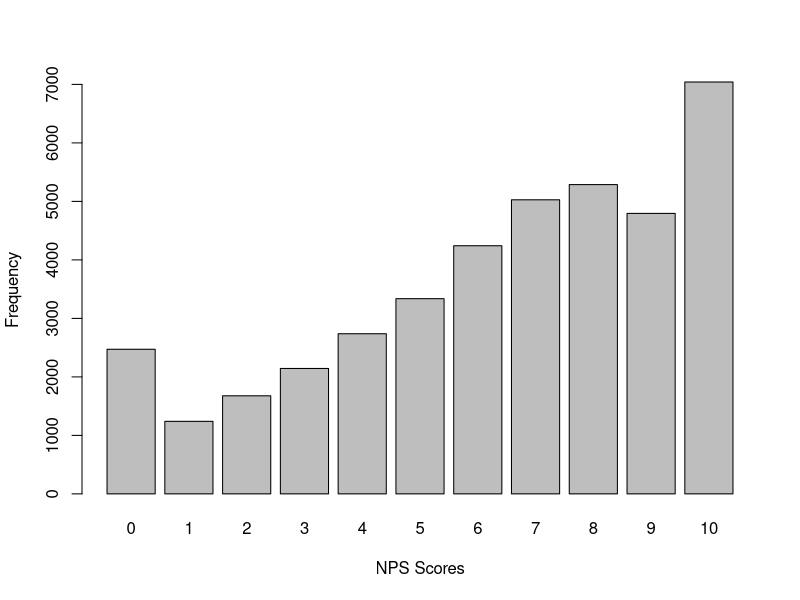
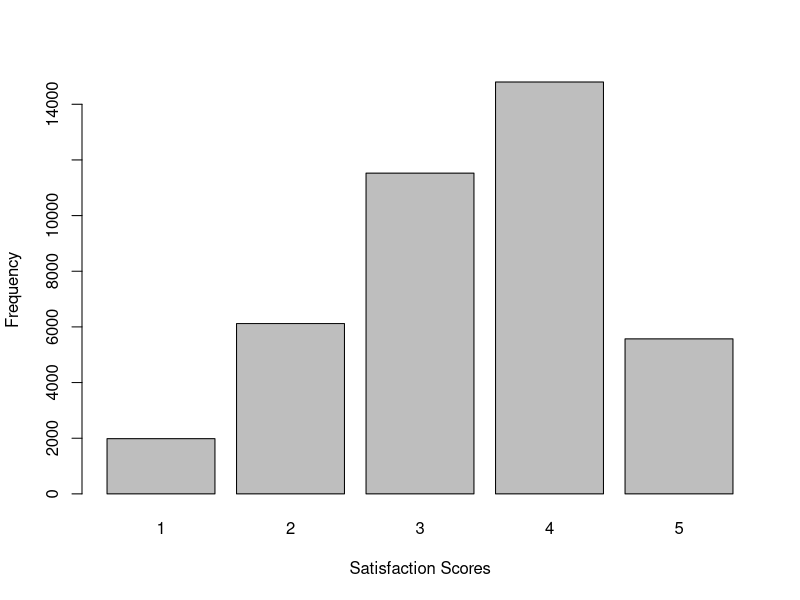

R code for these plots, in order: (Note: this script raises an error after producing the figures.)
## ---- chunk 1
# Data handling
library(dplyr)       # Data manipulation

# Visualization
library(ggplot2)     # General plotting

# Statistical analysis
library(psych)       # Descriptive statistics
library(car)         # VIF and regression diagnostics
## ---- chunk 2

# Set seed for reproducibility
set.seed(1000)

# Define dataset size 
data.n <- 40000  # Large enough to allow subgroup analysis despite unbalanced category probabilities

# Initialize dataframe with IDs
data <- data.frame(id = factor(1:data.n))


# ------ 1. Demographic Information and Contextual Variables

# Simulate age with a log-normal distribution, capped between 15 and 90
data$age <- round(rlnorm(n = data.n, meanlog = log(40), sdlog = log(1.4)))
data$age[data$age > 90] <- 90
data$age[data$age < 15] <- 15

# Simulate gender
data$gender <- factor(sample(c("man", "woman"),
                             prob = c(0.5, 0.5),
                             replace = TRUE, size = data.n))

# Simulate reason for contacting
data$reason <- factor(sample(c("incorrect_item", "delay", "status", "cancellation", "other"),
                             prob = c(0.20, 0.30, 0.20, 0.10, 0.20),
                             replace = TRUE, size = data.n))

# Simulate contact method
data$method <- factor(sample(c("chat", "web_form", "email", "phone"),
                             prob = c(0.40, 0.10, 0.15, 0.35),
                             replace = TRUE, size = data.n))

# Simulate country (two fictional countries for anonymity)
data$country <- factor(sample(c("Drinkland", "Eatland"),
                              prob = c(0.5, 0.5),
                              replace = TRUE, size = data.n))



# ------ 3. Customer Complaints

## Complaints about connection issues
# Base probability of a connection complaint: 10%
prob_connection <- rep(0.10, data.n)
# In Drinkland, probability is doubled
prob_connection[data$country == "Drinkland"] <- prob_connection[data$country == "Drinkland"] * 2
# Ensure probability values remain within [0, 1]
prob_connection [prob_connection > 1] <- 1
prob_connection [prob_connection < 0] <- 0
# Generate binary variable based on probabilities
data$complain.connect <- rbinom(n = data.n, size = 1, prob = prob_connection)
# Check distribution across countries
with(data, prop.table(table(complain.connect, country), margin = 2))


## Complaints about slow response
# Base probability of a slow response complaint: 5%
prob_slow_response <- rep(0.05, data.n)
# Email contacts: 6x higher likelihood
prob_slow_response[data$method == "email"] <- prob_slow_response[data$method == "email"] * 6
# Chat and web_form: 3x higher likelihood
prob_slow_response[data$method %in% c("chat", "web_form")] <- prob_slow_response[data$method %in% c("chat", "web_form")] * 3
# Ensure probability values remain within [0, 1]
prob_slow_response [prob_slow_response > 1] <- 1
prob_slow_response [prob_slow_response < 0] <- 0
# Generate binary variable
data$complain.sp.respond <- rbinom(n = data.n, size = 1, prob = prob_slow_response)
# Check distribution across contact methods
with(data, prop.table(table(complain.sp.respond, method), margin = 2))


## Complaints about slow resolution
# Base probability of a slow resolution complaint: 10%
prob_slow_resolution <- rep(0.10, data.n)
# If contact is via chat and reason is incorrect_item → 5x higher likelihood
is_chat_incorrect <- data$method == "chat" & data$reason == "incorrect_item"
prob_slow_resolution[is_chat_incorrect] <- prob_slow_resolution[is_chat_incorrect] * 5
# Ensure probability values remain within [0, 1]
prob_slow_resolution [prob_slow_resolution > 1] <- 1
prob_slow_resolution [prob_slow_resolution < 0] <- 0
# Generate binary variable
data$complain.sp.solve <- rbinom(n = data.n, size = 1, prob = prob_slow_resolution)
# Check distribution by reason and method
with(data, prop.table(table(complain.sp.solve, reason, method), margin = c(2, 3)))


## Complaints about having to repeat information
# Base probability of a repetition complaint: 2%
prob_repeat_info <- rep(0.02, data.n)
# If contact reason is cancellation → 10x higher likelihood
prob_repeat_info[data$reason == "cancellation"] <- prob_repeat_info[data$reason == "cancellation"] * 10
# Ensure probability values remain within [0, 1]
prob_repeat_info [prob_repeat_info > 1] <- 1
prob_repeat_info [prob_repeat_info < 0] <- 0
# Generate binary variable
data$complain.repeat <- rbinom(n = data.n, size = 1, prob = prob_repeat_info)
# Check distribution across contact reasons
with(data, prop.table(table(complain.repeat, reason), margin = 2))


## Other types of complaints (uniform distribution)
# Constant probability of 20% for other unspecified complaints
data$complain.other <- rbinom(n = data.n, size = 1, prob = 0.20)
# Check distribution
with(data, prop.table(table(complain.other)))


# ------ 3. NPS scores

# Simulate base NPS scores assuming no complaints (mean = 9, sd = 2)
data$nps.score <- rnorm(data.n, mean = 9, sd = 2)

# Apply fixed penalties based on complaints
# -3 for connection issues
# -4 for slow response
# -6 for slow resolution
# -2 for repeated information
# -1 for other complaints
data$nps.score <- data$nps.score -
  3 * data$complain.connect -
  4 * data$complain.sp.respond -
  6 * data$complain.sp.solve -
  2 * data$complain.repeat -
  1 * data$complain.other 

# Ensure scores stay within the 0–10 range
data$nps.score[data$nps.score < 0] <- 0
data$nps.score[data$nps.score > 10] <- 10 

# Convert to integer values (using floor)
data$nps.score <- floor(data$nps.score)

# Add placeholder for open-text comments
data$open.comment <- rep("bla bla", data.n)

# Visualize score distribution
barplot(table(data$nps.score), ylab = "Frequency", xlab = "NPS Scores")
with(data, prop.table(table(data$nps.score)))

## Create NPS segments based on score values

data$nps.segment <- rep(NA_character_, data.n) # Initialize empty character variable

data$nps.segment[data$nps.score <= 6] <- "detractor" 
data$nps.segment[data$nps.score > 6 & data$nps.score < 9] <- "passive"
data$nps.segment[data$nps.score >= 9] <- "promoter" # Assign segment based on score range

data$nps.segment <- factor(data$nps.segment, levels = c("detractor", "passive", "promoter")) # Convert to factor

# Step 4: Check distribution across NPS segments
with(data, prop.table(table(nps.segment)))


#------ Satisfaction scores (1 to 5 scale)

# Generate satisfaction scores based on NPS
# We use a normal distribution centered at 3, with some variability (sd = 0.5)
# and add a scaled component based on NPS to simulate a positive relationship.
data$satisfaction <- floor(
  rnorm(data.n, mean = 3, sd = 0.5) + 
  0.9 * (1 + as.numeric(scale(data$nps.score)))
)

# Ensure scores stay within the 1–5 range
data$satisfaction[data$satisfaction < 1] <- 1
data$satisfaction[data$satisfaction > 5] <- 5

# Visualize the distribution
barplot(table(data$satisfaction), xlab = "Satisfaction Scores", ylab = "Frequency")
with(data, prop.table(table(satisfaction)))

# Check correlation with NPS scores (Spearman method)
with(data, cor(nps.score, satisfaction, method = "spearman"))

# Set satisfaction to missing for Drinkland
data$satisfaction[data$country == "Drinkland"] <- NA_real_

# Set satisfaction to missing for email and web_form contacts
data$satisfaction[data$method %in% c("email", "web_form")] <- NA_real_

# Introduce 10% additional random missingness among remaining valid values
na_randomizer <- sample(
  c(0, 1),
  size = sum(!is.na(data$satisfaction)),
  replace = TRUE,
  prob = c(0.1, 0.9)
) # Create a random vector (0 = missing, 1 = keep) for non-NA entries
data$satisfaction[which(!is.na(data$satisfaction))[na_randomizer == 0]] <- NA_real_ # Apply randomizer
with(data, prop.table(table(is.na(satisfaction), method, country), margin = 2:3)) # Check final distribution

#Check the results for the whole dataset
str(data)
summary(data)

## ---- chunk 3
# Import the image of the mosaic graph about the predicted detractors across contextual factors
knitr::include_graphics("Predicted.Detractors.png")

## ---- chunk 4
data$reason.grouped <- NA
data$reason.grouped <- as.factor(ifelse(data$reason == "cancellation", "cancellation", ifelse(data$reason == "incorrect_item", "incorrect_item", "other")))
## ---- chunk 5
# Optional: Examine the distribution of our current data across the key factors.
with(data, table(method, reason.grouped, country))



#  --- Define a Function to perform stratified sampling ---
# This function takes the desired number of samples per group (my.n),
# the original dataset (my.data), and the names of the three factor columns
# (my.factor1, my.factor2, my.factor3) as character strings.

f.sample.3f <- function(my.n, my.data, my.factor1, my.factor2, my.factor3){
  
  # Input validation: Ensure factor names are passed as character strings.
  if (!is.character(my.factor1) || !is.character(my.factor2) || !is.character(my.factor3)) {
    stop("The factors have to be character chains, with names within quotation marks.")
  }
  
  # Initialize an empty list to store the sampled subsets from each stratum.
  results <- list() 
  
  # Initialize a counter for indexing elements in the 'results' list.
  k <- 1 
  
  # Iterate through each unique level of the first factor.
  for (i in unique(my.data[[my.factor1]])){
    # Within each level of the first factor, iterate through unique levels of the second factor.
    for(j in unique(my.data[[my.factor2]])){
      # Within each combination of the first two factors, iterate through unique levels of the third factor.
      for (q in unique (my.data[[my.factor3]])){
        
        # Filter the original dataframe to get the subset of data
        current.subset <- my.data[my.data[[my.factor1]] == i & 
                                  my.data[[my.factor2]] == j & 
                                  my.data[[my.factor3]] == q, ]
          
        # Get the number of rows (cases) in the current subset.
        current_rows <- nrow(current.subset)
          
        # Sampling logic based on the size of the current group:
        if(current_rows == 0){
          # If the group has no cases, issue an informative warning and go to the next loop
          warning(paste0("The group (", my.factor1, "=", i, ", ", my.factor2, "=", j, ", ", 
                         my.factor3, "=", q, ") has no cases."))
          next 
        } else if (current_rows >= my.n){
          # If the group has  equal to or greater cases than the desired n, we take a random sample:
          current.subset <- current.subset[sample(current_rows, my.n), ]
        } else if (current_rows < my.n) {
          # If the group has fewer cases than desired n, include all available cases, with a warning.
          warning(paste0("The group (", my.factor1, "=", i, ", ", my.factor2, "=", j, ", ", 
                         my.factor3, "=", q, ") has less cases than the expected n. All available cases will be included."))
        }
          
        # Add the processed subset (either sampled or full) to our list of results.
        results[[k]] <- current.subset
        # Increment the counter for the next element in the list.
        k <- k+1
          
      } # End of the third factor (q) loop
    } # End of the second factor (j) loop
  } # End of the first factor (i) loop

  # Final check: If the 'results' list is empty after all loops,
  # it means no groups could be sampled (e.g., all were empty).
  # In this case, return an empty dataframe.
  if (length(results) == 0) {
    message("No groups met the sampling criteria or all groups were empty. Returning an empty data frame.")
    return(data.frame())
  }
  
  # Combine all dataframes from the 'results' list into a single dataframe.
  sample.df <- do.call(rbind, results)
  
  # Return the final sampled dataframe.
  return(sample.df)
}


## ---- chunk 6

# --- Execute the Sampling Function ---

data.complaints <- f.sample.3f(
  my.n = 100,             # Desired number of cases per stratum
  my.data = data,         # Your input dataframe
  my.factor1 = "method",  # Column name for the first factor (as a character string)
  my.factor2 = "reason.grouped",  # Column name for the second factor (as a character string)
  my.factor3 = "country"  # Column name for the third factor (as a character string)
)


# Optional: examine the distribution of our sample across the key factors.
with(data.complaints, table(method, reason.grouped, country))
summary(data.complaints)


## ---- chunk 7
#Convert the complaint variables to factors
data.complaints$complain.connect <- factor(data.complaints$complain.connect)
data.complaints$complain.sp.respond <- factor(data.complaints$complain.sp.respond)
data.complaints$complain.sp.solve <- factor(data.complaints$complain.sp.solve)
data.complaints$complain.repeat <- factor(data.complaints$complain.repeat)
data.complaints$complain.other <- factor(data.complaints$complain.other)

#Check the conversion: 
summary(data.complaints)

## ---- chunk 8

f.prop.2f <- function(my.data, my.dv.list, my.factor1, my.factor2){
  
  # Initialize an empty list to store the sampled subsets from each stratum.
  results <- list() 
  
  # Initialize a counter for indexing elements in the 'results' list.
  p <- 1 
  
  # Obtain the levels of the factors
  f1.levels <- unique (my.data[[my.factor1]])
  f2.levels <- unique (my.data[[my.factor2]])
  
  #Create a loop for each dv and for each level of the factors
    for (dv in my.dv.list){
      for (lf1 in f1.levels){
        for(lf2 in f2.levels){
          
          # Extract the vector, successes and number of cases
          current.vector <- my.data[my.data[[my.factor1]]==lf1 & my.data[[my.factor2]]==lf2, dv]
          current.vector.c <- as.numeric(current.vector[!is.na(current.vector)]) #cleaning missing cases
          n <- length(current.vector.c) # number of cases in the vector
          s <- length(current.vector.c[current.vector.c == 1]) # number of cases satisfying the condition
          
          # Calculate proportions and their 95% CI
          if(n > 0){
            proportion <- s / n #calculating proportions
            binomial.test <- binom.test (s, n) # binomial test to calculate 95% CI of the proportions
            ci_lower <- binomial.test$conf.int[1] #extracting the lower limit of the CI
            ci_upper <- binomial.test$conf.int[2] #extracting the upper limit of the CI    
          }else{
            proportion <- NA
            ci_lower <- NA
            ci_upper <- NA
          }

          # Save the results in a named vector
          results [[p]] <- data.frame(dep.variable = dv, factor1 = lf1, factor2 = lf2, percentage = proportion * 100, 
                           ci_lower.perc = ci_lower * 100, ci_upper.perc = ci_upper * 100, stringsAsFactors = FALSE)
          p <- p + 1 
          
        } # close the loop for factor 2
      } # close the loop for factor 1
    } # close the loop for the dv

  #Combine the results in a dataframe and convert outcomes to numeric columns
  results.df <- (do.call(rbind, results))
  rownames(results.df) <- NULL

  #Return the dataframe
  return(results.df)
}

## ---- chunk 9
#Indicate the dependent variables  in a vector
dv.variables <- c("complain.connect", "complain.sp.respond",  "complain.sp.solve", "complain.repeat", "complain.other")

# Apply the function
prop.df <- f.prop.2f (my.data = data.complaints , my.dv.list = dv.variables, my.factor1 = "method", my.factor2 = "reason.grouped")

#Check if the proportions are as expected
table.connect <- with(data.complaints, table(complain.connect, method, reason.grouped))
prop.connect <-  prop.table(table.connect, margin = 2:3)
prop.connect

## ---- chunk 10

# Gráfico
ggplot(prop.df, aes(x = factor1, y = percentage, fill = factor2)) +
  geom_col(position = position_dodge(width = 0.8), width = 0.7) +
  geom_errorbar(
    aes(ymin = ci_lower.perc, ymax = ci_upper.perc),
    position = position_dodge(width = 0.8),
    width = 0.2
  ) +
  facet_wrap(~ dep.variable, scales = "free_y") +
  labs(
    x = "Método",
    y = "Porcentaje (%)",
    fill = "Razón de queja",
    title = "Porcentajes e IC 95% por variable dependiente, método y razón"
  ) +
  theme_minimal(base_size = 12) +
  theme(
    plot.title = element_text(hjust = 0.5, face = "bold"),
    strip.text = element_text(face = "bold")
  )

## ---- chunk 11
library(ggplot2)
library(RColorBrewer)

ggplot(prop.df, aes(x = factor1, y = percentage, fill = factor2)) +
  geom_col(position = position_dodge(width = 0.8), width = 0.7) +
  geom_errorbar(
    aes(ymin = ci_lower.perc, ymax = ci_upper.perc),
    position = position_dodge(width = 0.8),
    width = 0.2
  ) +
  geom_text(
    aes(label = sprintf("%.1f%%", percentage)),
    position = position_dodge(width = 0.8),
    vjust = -0.5,
    size = 3
  ) +
  facet_wrap(~ dep.variable, scales = "free_y") +
  scale_fill_brewer(palette = "Set2") +
  labs(
    x = "Método",
    y = "Porcentaje (%)",
    fill = "Razón de queja",
    title = "Porcentajes e IC 95% por variable dependiente, método y razón"
  ) +
  theme_minimal(base_size = 12) +
  theme(
    plot.title = element_text(hjust = 0.5, face = "bold"),
    strip.text = element_text(face = "bold"),
    legend.position = "bottom"
  )


## ---- chunk 12
library(ggplot2)
library(RColorBrewer)

ggplot(prop.df, aes(x = factor1, y = percentage, fill = factor2)) +
  geom_col(position = position_dodge(width = 0.8), width = 0.7) +
  geom_errorbar(
    aes(ymin = ci_lower.perc, ymax = ci_upper.perc),
    position = position_dodge(width = 0.8),
    width = 0.2
  ) +
  geom_text(
    aes(label = sprintf("%.1f%%", percentage)),
    position = position_dodge(width = 0.8),
    vjust = -0.5,
    size = 3
  ) +
  facet_wrap(~ dep.variable, scales = "free_y") +
  scale_fill_brewer(palette = "Set2") +
  labs(
    x = "Método",
    y = "Porcentaje (%)",
    fill = "Razón de queja",
    title = "Porcentajes e IC 95% por variable dependiente, método y razón"
  ) +
  theme_minimal(base_size = 12) +
  theme(
    plot.title = element_text(hjust = 0.5, face = "bold"),
    strip.text = element_text(face = "bold"),
    legend.position = "bottom",
    axis.text.x = element_text(angle = 45, hjust = 1)
  )


## ---- chunk 13


ggplot(prop.df, aes(x = factor1, y = percentage, fill = factor2)) +
  geom_col(position = position_dodge(width = 0.8), width = 0.7) +
  geom_errorbar(
    aes(ymin = ci_lower.perc, ymax = ci_upper.perc),
    position = position_dodge(width = 0.8),
    width = 0.2
  ) +
  geom_text(
    aes(label = sprintf("%.1f%%", percentage)),
    position = position_dodge(width = 0.8),
    hjust = -0.7,  # en horizontal cambiamos de vjust -> hjust
    size = 3
  ) +
  facet_wrap(~ dep.variable, scales = "free_y") +
  scale_fill_brewer(palette = "Set2") +
  labs(
    x = "Método",
    y = "Porcentaje (%)",
    fill = "Razón de queja",
    title = "Porcentajes e IC 95% por variable dependiente, método y razón"
  ) +
  theme_minimal(base_size = 12) +
  theme(
    plot.title = element_text(hjust = 0.5, face = "bold"),
    strip.text = element_text(face = "bold"),
    legend.position = "bottom"
  ) +
  coord_flip()


## ---- chunk 14

